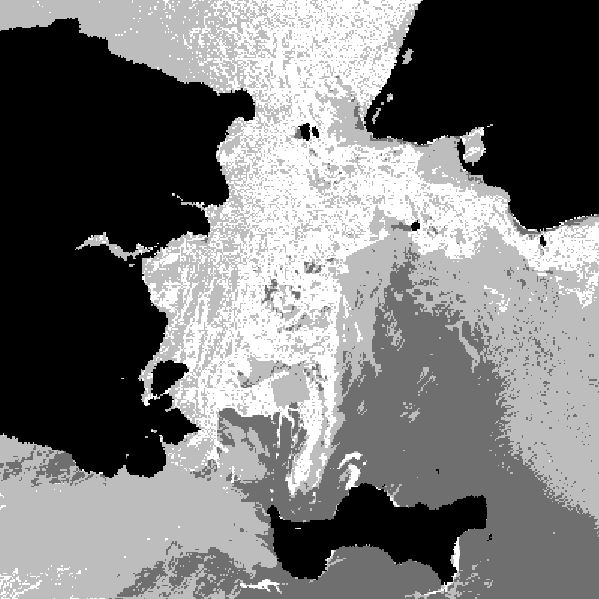
#> input picture IP journl/black.jpg, 599 x 599 px, found by its file name
$ python 'program to perform addition and subtraction of images..py'
#> lines starting #> are read from the running program, lines starting #| are printed output that depends on the picture; pictures that were not available may be replaced by others from this repository, and a replacement may not be noted
import cv2
import matplotlib.pyplot as plt
import numpy as np
import math
img1=cv2.imread('C:/Users/sahil/OneDrive - 834sys/Documents/Python Scripts/black.jpg')
#> img1 is the input picture: shape (599, 599, 3); min 0, max 255, mean 119.3
img2=cv2.imread('C:/Users/sahil/OneDrive - 834sys/Documents/Python Scripts/apple1.jpg')
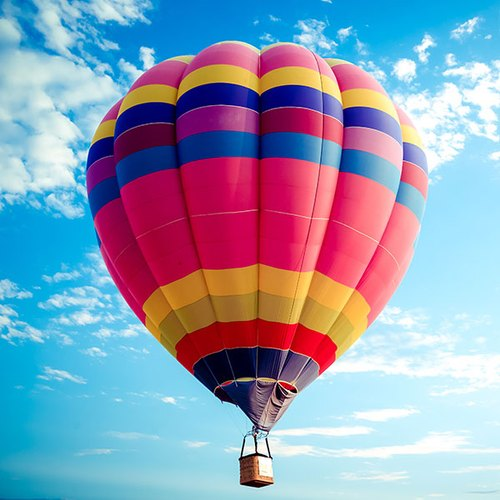
#> input picture IP journl/balloon.jpg, 500 x 500 px, given in place of apple1.jpg, which was not available
#> img2 is the input picture: shape (500, 500, 3); mean B, G, R 181.1, 155.7, 142.6
img2=cv2.resize(img2,(400,400))
#> img2: shape (400, 400, 3)
img1=cv2.resize(img1,(400,400))
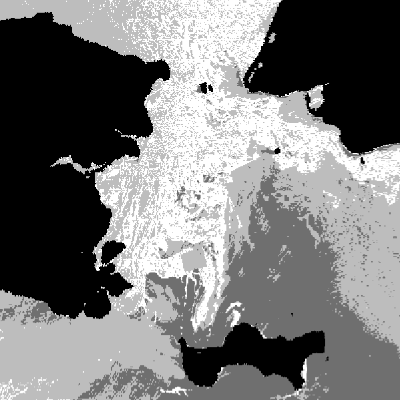
#> img1: shape (400, 400, 3); min 0, max 255, mean 119.2
print(img1.shape)
#| (400, 400, 3)
print(img2.shape)
#| (400, 400, 3)
img3=img1+img2
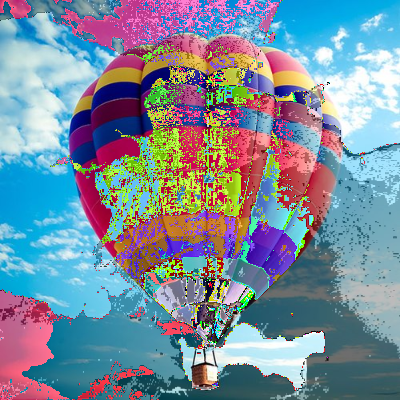
#> img3: shape (400, 400, 3); mean B, G, R 156.7, 140.3, 123
img4=img1-img2
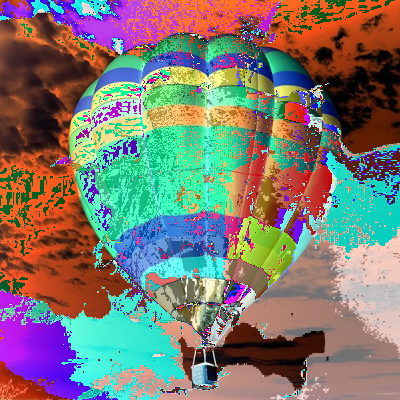
#> img4: shape (400, 400, 3); mean B, G, R 112.7, 120.6, 125.9
plt.figure()
plt.subplot(221),plt.imshow(img1),plt.title('Original image 1')
plt.axis('off')
plt.subplot(222),plt.imshow(img2),plt.title('Original image 2')
plt.axis('off')
plt.subplot(223),plt.imshow(img3),plt.title('addition of 2 img')
plt.axis('off')
plt.subplot(224),plt.imshow(img4),plt.title('substraction of 2 img')
plt.axis('off')
plt.show()
#> figure, not shown here; B, G, R data is drawn as R, G, B
